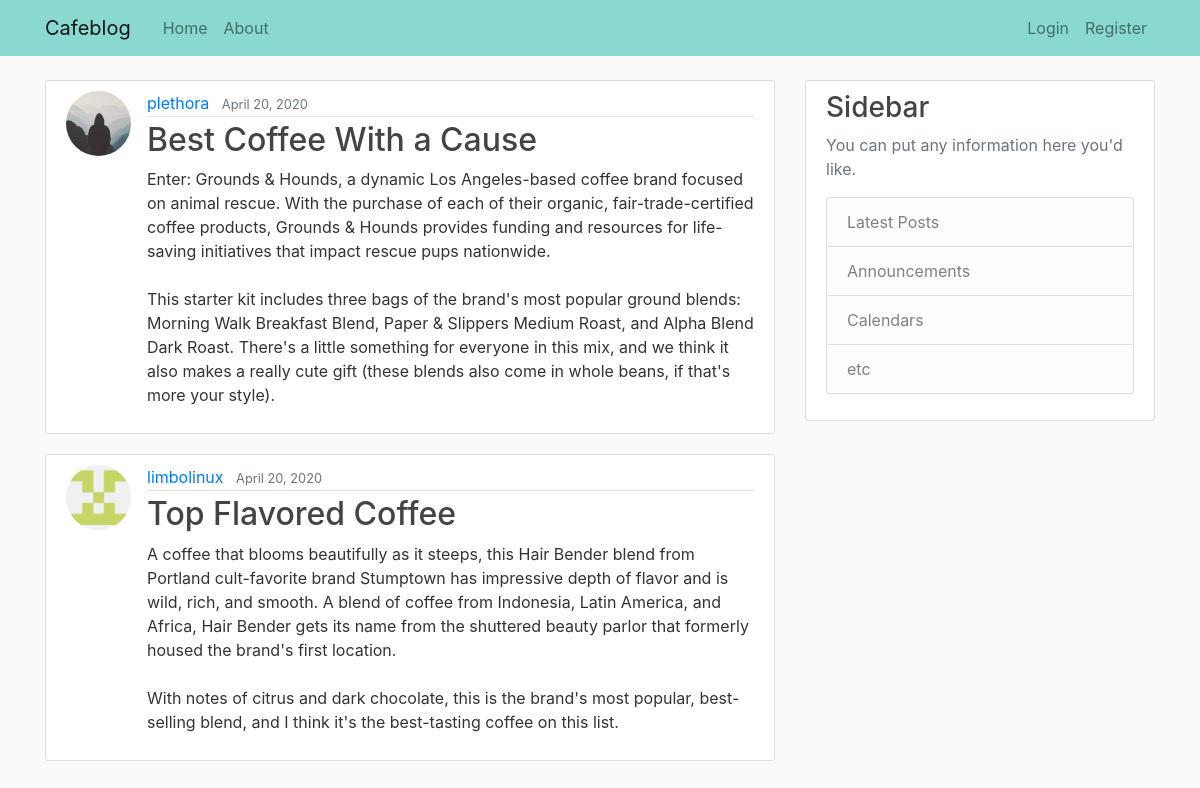
Before: / with the older database file.
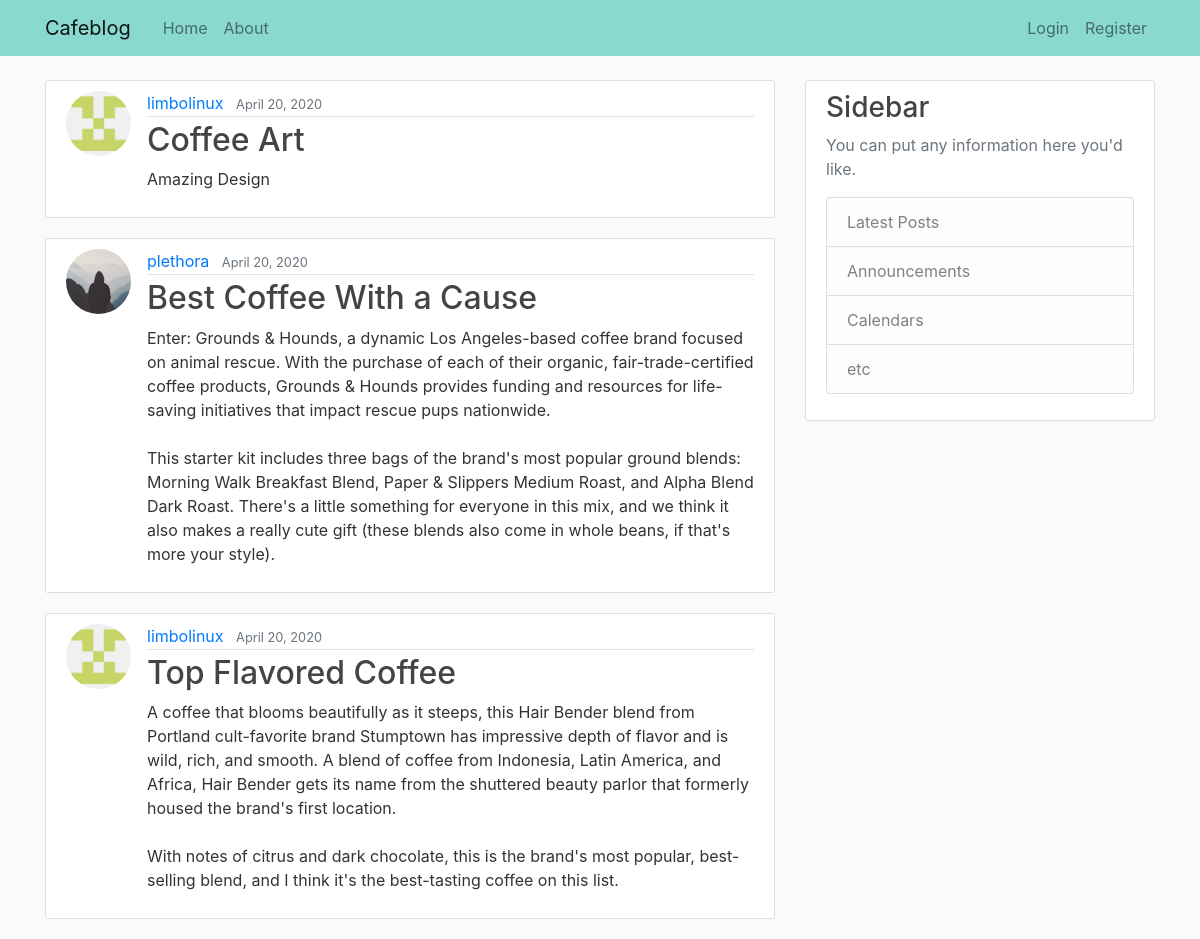
After: the same page with the newer database file.
### blog/models.py (models this page shows, shortened)
class Post(models.Model):
    title = models.CharField(max_length=100)
    content = models.TextField()
    date_posted = models.DateTimeField(default=timezone.now)
    author = models.ForeignKey(User, on_delete=models.CASCADE)
    image = models.ImageField(default='default.jpg', upload_to='blog_images')

### users/models.py (models this page shows, shortened)
class Profile(models.Model):
    user = models.OneToOneField(User, on_delete=models.CASCADE)
    image = models.ImageField(default='default.jpg', upload_to='profile_pics')

### blog/views.py (the view)
# urls.py: path('', PostListView.as_view(), name='blog-home'),
class PostListView(ListView):
    model = Post
    template_name = 'blog/home.html' # <app>/<model>_<viewtype>.html
    context_object_name = 'posts'
    ordering = ['-date_posted']

### blog/templates/blog/home.html
{% extends "blog/base.html" %}
{% block content %}
    {% for post in posts %}
        <article class="media content-section">
          <img class="rounded-circle article-img" src="{{ post.author.profile.image.url }}">
          <div class="media-body">
            <div class="article-metadata">
              <a class="mr-2" href="#">{{ post.author }}</a>
              <small class="text-muted">{{ post.date_posted|date:"F d, Y" }}</small>
            </div>
            <h2><a class="article-title" href="{% url 'post-detail' post.id %}">{{ post.title }}</a></h2>
            <p class="article-content">{{ post.content }}</p>
          </div>
        </article>
    {% endfor %}
{% endblock content %}

### blog/templates/blog/base.html (shortened to what this page needs)
{% load static %}
<!DOCTYPE html>
<html lang="en">
<head>
    <link rel="stylesheet" href="https://maxcdn.bootstrapcdn.com/bootstrap/4.0.0/css/bootstrap.min.css">
    <link rel="stylesheet" type="text/css" href="{% static 'blog/main.css' %}">
</head>
<body>
    <header class="site-header">
        <nav class="navbar navbar-expand-md navbar-light fixed-top" style="background-color: #89d9d0;">
            <div class="container">
                <a class="navbar-brand mr-4" href="{% url 'blog-home' %}">Cafeblog</a>
                <div class="collapse navbar-collapse" id="navbarToggle">
                    <div class="navbar-nav mr-auto">
                        <a class="nav-item nav-link" href="{% url 'blog-home' %}" >Home</a>
                        <a class="nav-item nav-link" href="{% url 'blog-about' %}">About</a>
                    </div>
                    <div class="navbar-nav">
                        {% if user.is_authenticated %}
                            <a class="nav-item nav-link" href="{% url 'post-create'%}">New Post</a>
                            <a class="nav-item nav-link" href="{% url 'profile'%}">Profile</a>
                            <a class="nav-item nav-link" href="{% url 'logout'%}">Logout</a>
                        {% else %}
                            <a class="nav-item nav-link" href="{% url 'login'%}">Login</a>
                            <a class="nav-item nav-link" href="{% url 'register'%}">Register</a>
                        {% endif %}
                    </div>
                </div>
            </div>
        </nav>
    </header>
<main role="main" class="container">
    <div class="row">
        <div class="col-md-8">
            {% block content %}{% endblock %}
        </div>
        <div class="col-md-4">
            <div class="content-section">
                <h3>Sidebar</h3>
                <p class='text-muted'>You can put any information here you'd like.
                    <ul class="list-group">
                        <li class="list-group-item list-group-item-light">Latest Posts</li>
                        <li class="list-group-item list-group-item-light">Announcements</li>
                        <li class="list-group-item list-group-item-light">Calendars</li>
                        <li class="list-group-item list-group-item-light">etc</li>
                    </ul>
                </p>
            </div>
        </div>
    </div>
</main>
</body>
</html>

### blog/static/blog/main.css (style rules this page uses)
body { background: #fafafa; color: #333333; margin-top: 5rem; }
h1, h2, h3, h4, h5, h6 { color: #444444; }
ul { margin: 0; }
.content-section { background: #ffffff; padding: 10px 20px; border: 1px solid #dddddd; border-radius: 3px; margin-bottom: 20px; }
.article-title { color: #444444; }
.article-content { white-space: pre-line; }
.article-img { height: 65px; width: 65px; margin-right: 16px; }
.article-metadata { padding-bottom: 1px; margin-bottom: 4px; border-bottom: 1px solid #e3e3e3 }

Changed rows visible on the page:
added Post: author.profile.image (picture), author "limbolinux", date_posted "April 20, 2020", title "Coffee Art", content "Amazing Design"
